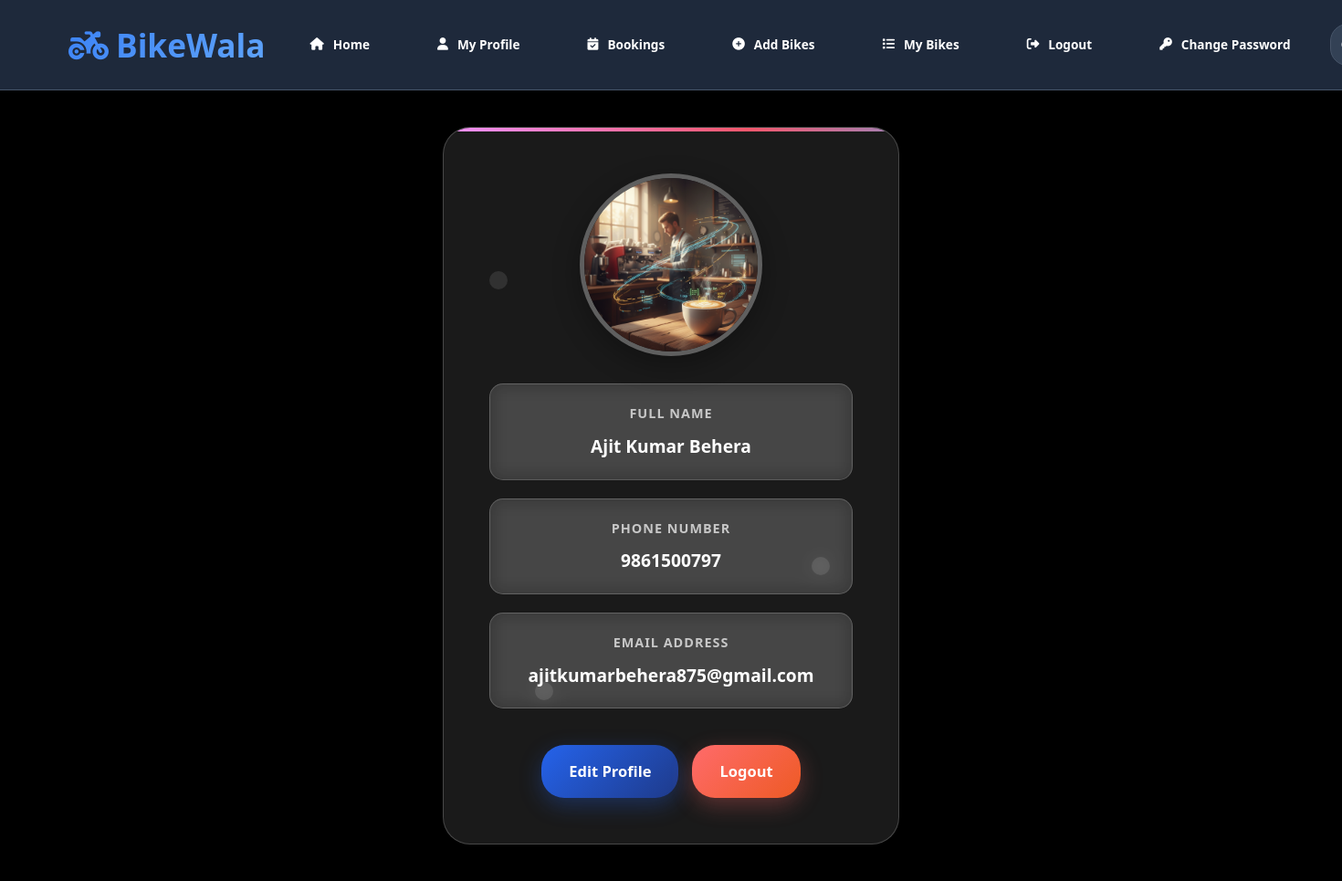
Page /renter/renter_display_profile/ (signed in) on the committed database.
### customer/models.py (models this page shows, shortened)
class Profile(models.Model):
    username = models.ForeignKey(User, on_delete=models.CASCADE)
    pno = models.CharField(max_length=50)
    profile_pic = models.ImageField(upload_to='profiles/')

### renter/views.py (the view)
# urls.py: path('renter_display_profile/',  renter_display_profile, name='renter_display_profile'),
def renter_display_profile(request):
   un = request.session.get('username')
   if not un:
       return HttpResponse('Please login first')
   try:
       UO = User.objects.get(username=un)
       PO = Profile.objects.get(username=UO)
       d = {'UO': UO, 'PO': PO}
       return render(request, 'renter/renter_display_profile.html', d)
   except (User.DoesNotExist, Profile.DoesNotExist):
       return HttpResponse('Profile not found')

### templates/renter/renter_display_profile.html (shortened to what this page needs)
{% extends "index.html" %}
{% block body %}
<div class="profile-container">
    <div class="profile-card">
        <div class="floating-element"></div>
        <div class="floating-element"></div>
        <div class="floating-element"></div>
        <img src="{{PO.profile_pic.url}}" alt="Profile Picture" class="profile-image">
        <div class="profile-details">
            <div class="profile-item">
                <span class="profile-label">Full Name</span>
                <p class="profile-value">{{UO.first_name}} {{UO.last_name}}</p>
            </div>
            <div class="profile-item">
                <span class="profile-label">Phone Number</span>
                <p class="profile-value">{{PO.pno}}</p>
            </div>
            <div class="profile-item">
                <span class="profile-label">Email Address</span>
                <p class="profile-value">{{UO.email}}</p>
            </div>
        </div>
        <div class="profile-actions">
            <a href="{% url 'renter_edit_profile' %}" class="btn-edit">Edit Profile</a>
            <a href="{% url 'renter_logout' %}" class="btn-logout">Logout</a>
        </div>
    </div>
</div>
{% endblock body %}

### templates/index.html (style rules this page uses)
:root { --primary-900: #0f172a; --primary-800: #1e293b; --primary-700: #334155; --primary-600: #475569; --primary-500: #64748b; --primary-400: #94a3b8; --primary-300: #cbd5e1; --primary-200: #e2e8f0; --primary-100: #f1f5f9; --primary-50: #f8fafc; --secondary-900: #1e3a8a; --secondary-800: #1e40af; --secondary-700: #1d4ed8; --secondary-600: #2563eb; --secondary-500: #3b82f6; --secondary-400: #60a5fa; --secondary-300: #93c5fd; --secondary-200: #bfdbfe; --secondary-100: #dbeafe; --secondary-50: #eff6ff; --accent-900: #451a03; --accent-800: #78350f; --accent-700: #a16207; --accent-600: #ca8a04; --accent-500: #eab308; --accent-400: #facc15; --accent-300: #fde047; --accent-200: #fef08a; --accent-100: #fef3c7; --accent-50: #fffbeb; --white: #ffffff; --black: #000000; --gray-50: #f9fafb; --gray-100: #f3f4f6; --gray-200: #e5e7eb; --gray-300: #d1d5db; --gray-400: #9ca3af; --gray-500: #6b7280; --gray-600: #4b5563; --gray-700: #374151; --gray-800: #1f2937; --gray-900: #111827; --bg-primary: var(--primary-900); --bg-secondary: var(--primary-800); --bg-tertiary: var(--primary-700); --text-primary: var(--white); --text-secondary: var(--primary-200); --text-muted: var(--primary-400); --border-color: var(--primary-600); --accent-color: var(--secondary-500); --accent-hover: var(--secondary-400); --success-color: #10b981; --warning-color: var(--accent-500); --error-color: #ef4444; }
* { margin: 0; padding: 0; box-sizing: border-box; }
body { font-family: 'Segoe UI', Tahoma, Geneva, Verdana, sans-serif; background: var(--bg-primary) !important; min-height: 100vh; color: var(--text-primary) !important; transition: all 0.3s ease; font-size: 16px; line-height: 1.6; }
@media (min-width: 1200px) { body { font-size: 16.5px; line-height: 1.65; } }
html { scroll-behavior: smooth; }
body { overflow-x: hidden; }

### rows in the picture
Profile: profile_pic (picture), pno "9861500797"

### other values in the picture
{{ UO.first_name }} "Ajit Kumar"
{{ UO.last_name }} "Behera"
{{ UO.email }} "ajitkumarbehera875@gmail.com"
